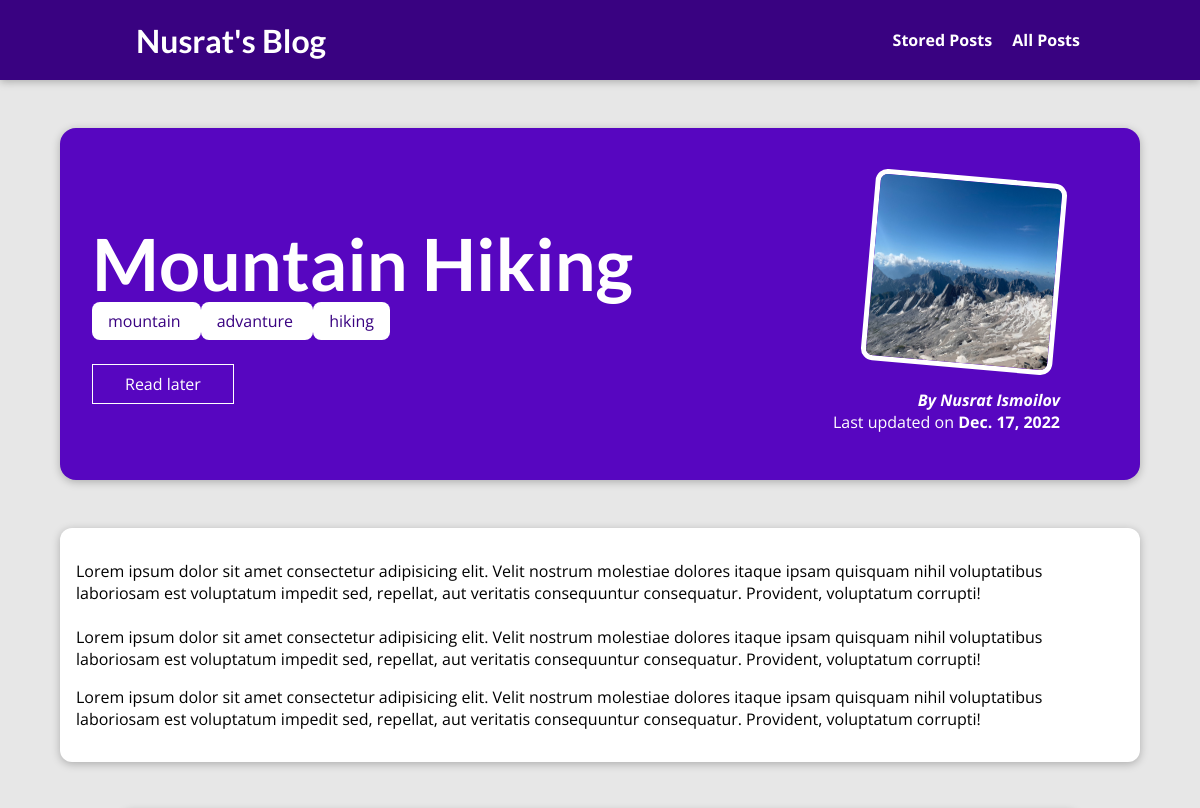
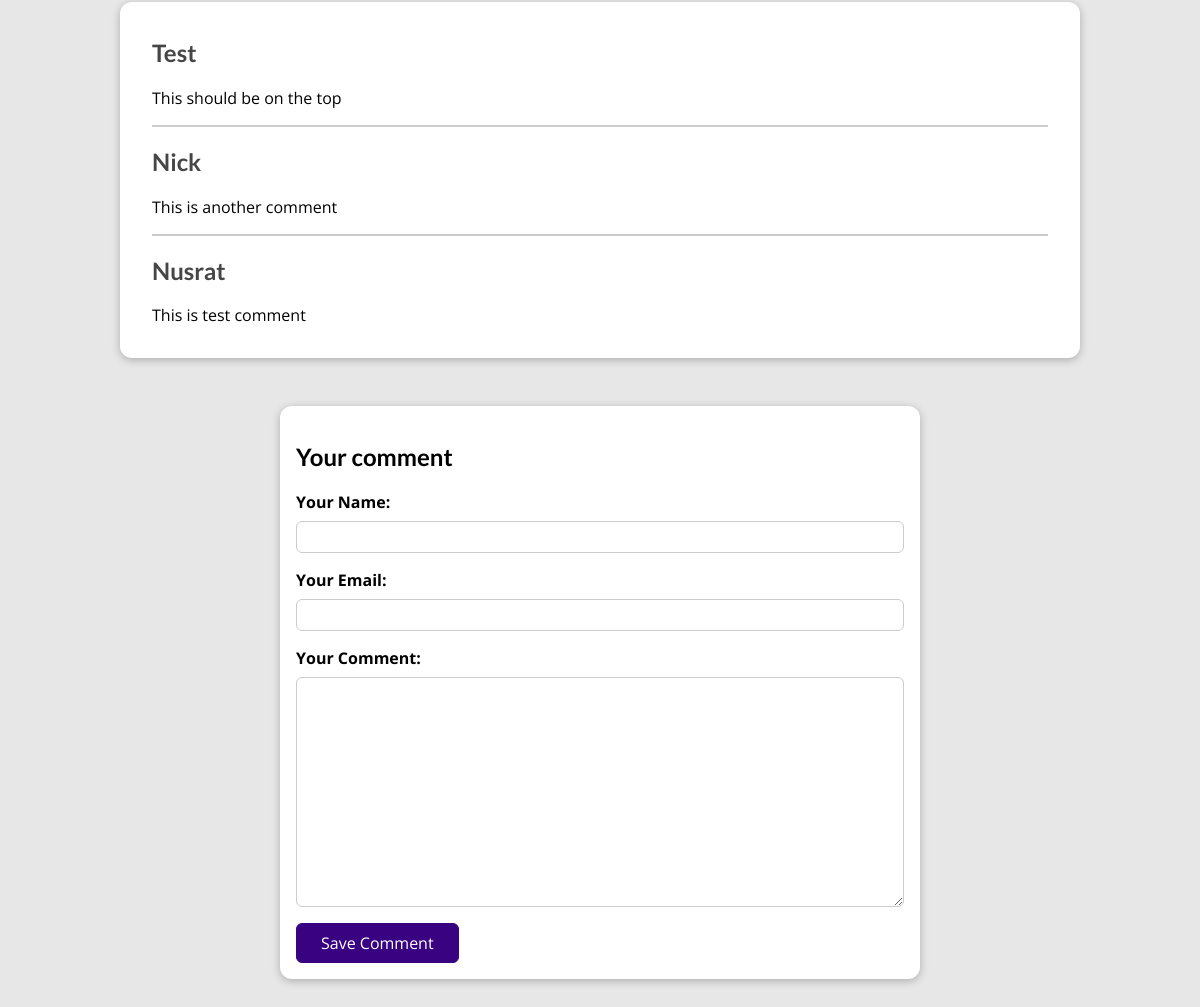
The app's page /posts/mountain-hiking with its own data (2 pictures, top to bottom).
### blog/models.py (models this page shows, shortened)
class Post(models.Model):
    title = models.CharField(max_length=100)
    excerpt = models.CharField(max_length=200)
    image = models.ImageField(upload_to="posts", null=True)
    date = models.DateField(auto_now=True)
    slug = models.SlugField(unique=True, db_index=True)
    content = models.TextField(validators=[MinLengthValidator(10)])
    author = models.ForeignKey(
        Author, on_delete=models.SET_NULL, null=True, related_name='posts')
    tag = models.ManyToManyField(Tag)

class Tag(models.Model):
    caption = models.CharField(max_length=50)

class Author(models.Model):
    first_name = models.CharField(max_length=100)
    last_name = models.CharField(max_length=100)
    e_mail = models.EmailField(max_length=50)
    def full_name(self):
        return f"{self.first_name} {self.last_name}"
    def __str__(self):
        return self.full_name()

class Comment(models.Model):
    user_name = models.CharField(max_length=120)
    user_email = models.EmailField()
    text = models.TextField(max_length=400)
    post = models.ForeignKey(
        Post, on_delete=models.CASCADE, related_name="comments")

### blog/views.py (the view, shortened to what this page needs)
# urls.py: path("posts/<slug>", views.SinglePostView.as_view(), name="post-detail-page"),
class SinglePostView(View):
    def is_stored_posts(self, request, post_id):
        stored_posts = request.session.get("stored_posts")
        if stored_posts is not None:
            is_saved_for_later = post_id in stored_posts
        else:
            is_saved_for_later = False
        return is_saved_for_later
    def get(self, request, slug):
        post = Post.objects.get(slug=slug)
        all_comments = post.comments.all().order_by("-id")
        context = {
            "post": post,
            "post_tags": post.tag.all(),
            "comment_form": CommentForm(),
            "comments": all_comments,
            "saved_for_later": self.is_stored_posts(request, post.id)
        }
        return render(request, "blog/post-detail.html", context)

### blog/forms.py
class CommentForm(forms.ModelForm):
    class Meta:
        model = Comment
        exclude = ["post"]
        labels = {
            "user_name": "Your Name",
            "user_email": "Your Email",
            "text": "Your Comment"
        }

### blog/templates/blog/post-detail.html (shortened to what this page needs)
{% extends 'base.html' %}
{% load static %}
{% block css_files %}
  <link rel="stylesheet" href="{% static "blog/post-detail.css" %}" />
{% endblock %}
{% block content %}
  <section id='summary'>
    <h2>{{post.title}}</h2>
    <div>
      {% for tag in post_tags %}
      <span class="tag"> {{ tag.caption }} </span>
      {%endfor%}
    </div>
    <div id='read-later'>
      <form action="{% url "read-later"  %}" method="POST">
        <button>
          {% if saved_for_later %}
            Remove from "Read Later" List
          {% else %}
            Read later
          {% endif %}
        </button>
      </form>
    </div>
    <article>
        <img src={{ post.image.url }} alt="{{post.title}}" />
        <address> By <a href="mailto:{{post.author.e_mail}}"> {{post.author}} </a> </address>
        <div>
            Last updated on <time>{{post.date}}</time>
        </div>
    </article>
  </section>
  <main>
    {{post.content|linebreaks}}
  </main>
  <section id="comments">
    <ul>
      {% for comment in comments %}
        <li>
          <h2> {{ comment.user_name }} </h2>
          <p> {{ comment.text|linebreaks }} </p>
        </li>
      {% endfor %}
    </ul>
  </section>
  <section id="comment-form">
    <h2>Your comment</h2>
    <form action="{% url "post-detail-page" post.slug %}" method="POST">
      {% for form_field in comment_form %}
      <div class="form-control {% if form_field.errors %} invalid {%endif%} ">
        {{ form_field.label_tag }}
        {{ form_field }}
      </div>
      {% endfor %}
      <button>Save Comment</button>
    </form>
  </section>
{% endblock %}

### static/app.css (style rules this page uses)
* { box-sizing: border-box; }
html { font-family: 'Open Sans', 'Lato', sans-serif; }
body { margin: 0; }
h1, h2, h3 { font-family: 'Lato', sans-serif; font-weight: bold; }

### blog/static/blog/post-detail.css (style rules this page uses)
body { background-color: #e7e7e7; }
#summary { margin: 8rem auto 3rem auto; padding: 2rem; width: 90%; max-width: 90rem; border-radius: 16px; background-color: #5706c0; position: relative; box-shadow: 0 2px 8px rgba(0, 0, 0, 0.25); height: 22rem; }
#summary h2 { color: white; font-size: 4.5rem; margin-bottom: 0.25rem; }
#summary article { position: absolute; top: 2rem; right: 3rem; padding: 1rem 2rem; border-radius: 12px; text-align: right; color: white; }
#summary article img { width: 12rem; height: 12rem; border-radius: 12px; transform: rotateZ(5deg); border: 5px solid white; margin-bottom: 1rem; }
#summary address { font-weight: bold; }
#summary a { color: white; text-decoration: none; }
#summary time { font-weight: bold; }
#read-later { margin: 2rem 0; }
#read-later button { background-color: transparent; border: 1px solid white; padding: 0.5rem 2rem; font: inherit; color: white; cursor: pointer; }
main { width: 90%; max-width: 90rem; margin: 3rem auto; background-color: white; padding: 1rem; border-radius: 12px; box-shadow: 0 2px 8px rgba(0, 0, 0, 0.25); }
.tag { background-color: white; color: #390281; padding: 0.5rem 1rem; border-radius: 8px; }
#comment-form { margin: 3rem auto; width: 90%; max-width: 40rem; border-radius: 12px; background-color: white; box-shadow: 0 2px 8px rgba(0, 0, 0, 0.25); padding: 1rem; }
#comment-form button { font: inherit; background-color: #390281; color: white; border: 1px solid #390281; padding: 0.5rem 1.5rem; border-radius: 6px; cursor: pointer; }
.form-control { margin-bottom: 1rem; }
.form-control label { font-weight: bold; margin-bottom: 0.5rem; display: block; }
.form-control input, .form-control textarea { display: block; width: 100%; font: inherit; padding: 0.25rem; border-radius: 6px; border: 1px solid #ccc; }
#comments { margin: 3rem auto; width: 90%; max-width: 60rem; border-radius: 12px; background-color: white; box-shadow: 0 2px 8px rgba(0, 0, 0, 0.25); padding: 1rem 2rem; }
#comments ul { list-style: none; margin: 0; padding: 0; }
#comments li { margin-bottom: 1rem; border-bottom: 2px solid #ccc; }
#comments li:last-of-type { border-bottom: none; }
#comments h2 { color: #464646; }

### records on screen
Post: title "Mountain Hiking", image (picture), author "Nusrat Ismoilov", date "Dec. 17, 2022", content "Lorem ipsum dolor sit amet consectetur adipisicing elit. Velit nostrum molestiae dolores itaque ipsam quisquam nihil voluptatibus laboriosam est voluptatum impedit sed, repellat, aut veritatis consequuntur consequatur. Provident, voluptatum corrupti! Lorem ipsum dolor sit amet consectetur adipisicing elit. Velit nostrum molestiae dolores itaque ipsam quisquam nihil voluptatibus laboriosam est voluptatum impedit sed, repellat, aut veritatis consequuntur consequatur. Provident, voluptatum corrupti! Lorem ipsum dolor sit amet consectetur adipisicing elit. Velit nostrum molestiae dolores itaque ipsam quisquam nihil voluptatibus laboriosam est voluptatum impedit sed, repellat, aut veritatis…"
Tag: caption "mountain"
Tag: caption "advanture"
Tag: caption "hiking"
Comment: user_name "Test", text "This should be on the top"
Comment: user_name "Nick", text "This is another comment"
Comment: user_name "Nusrat", text "This is test comment"
